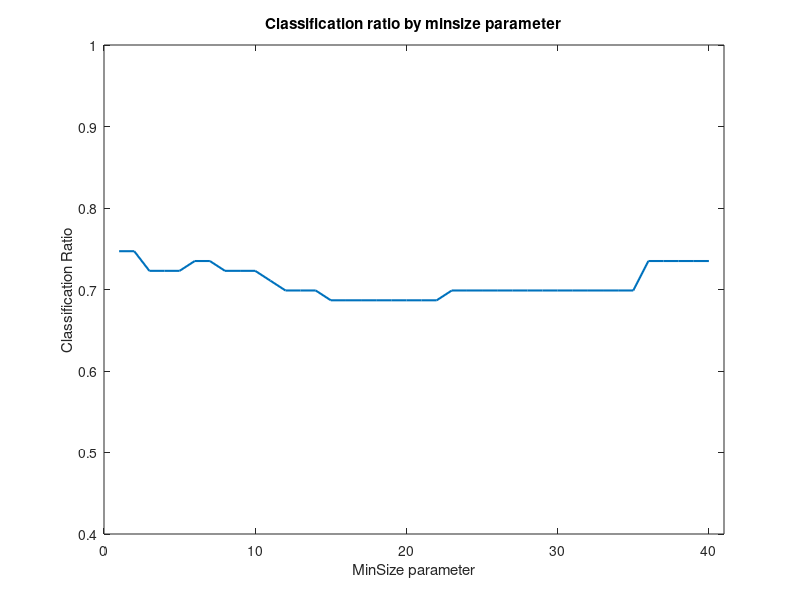

Reproduce this figure in MATLAB.
% ---------------------------------------------------------------------
% Book:         MVA
% ---------------------------------------------------------------------
% Quantlet:     MVAbankruptcydis
% ---------------------------------------------------------------------
% Description:  Successful classification ratio dynamic over the number
%               of terminal nodes: cross-validation.
% ---------------------------------------------------------------------
% Usage:        MVAbankruptcydis
% ---------------------------------------------------------------------
% Inputs:       none
% ---------------------------------------------------------------------
% Output:       Successful classification ratio dynamic over the number
%               of terminal nodes: cross-validation.
% ---------------------------------------------------------------------
% Example:     
% ---------------------------------------------------------------------
% Author:       Wolfgang Haerdle, Song Song, Vladimir Georgescu
% ---------------------------------------------------------------------
x = [1,2,3,4,5,6,7,8,9,10,11,12,13,14,15,16,17,18,19,20,21,22,23,24,25,26,27,28,29,30, 31, 32, 33, 34,35,36,37,38,39,40];

y = [62,62,60,60,60,61,61,60,60,60,59,58,58,58,57,57,57,57,57,57,57,57,58,58,58,58,58,58, 58, 58, 58,58,58,58,58, 61,61,61,61, 61];

p = y/83;

plot(p,'LineWidth',1.5)
title('Classification ratio by minsize parameter');
xlabel('MinSize parameter');
ylabel('Classification Ratio')
xlim([0 41])
ylim([0.4 1])
